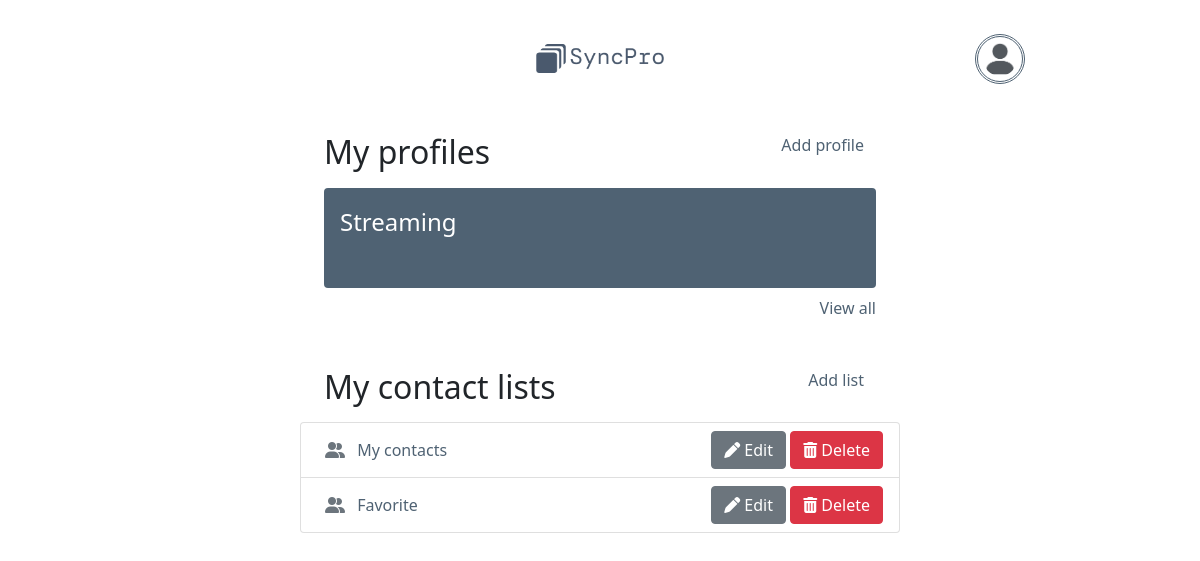
Before: / (signed in) with the older database file.
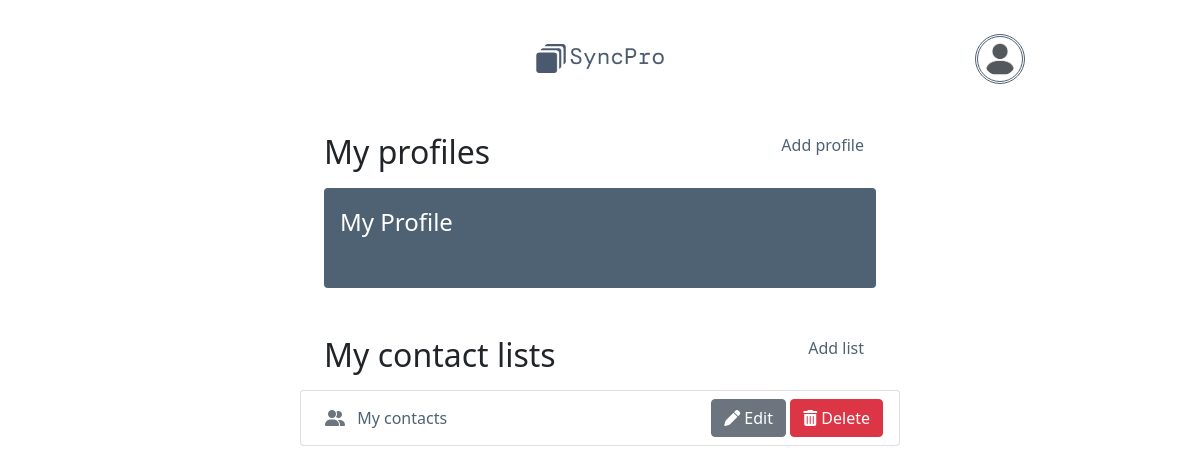
After: the same page with the newer database file.
### tables this page shows
CREATE TABLE profiles (
    id INTEGER PRIMARY KEY,
    profile_name TEXT NOT NULL,
    first_name TEXT,
    last_name TEXT,
    number TEXT,
    address TEXT,
    email TEXT,
    image TEXT,
    user_id INTEGER NOT NULL,
    FOREIGN KEY (user_id) REFERENCES users (id)
);

CREATE TABLE lists (
    id INTEGER PRIMARY KEY,
    list_name TEXT NOT NULL,
    user_id INTEGER NOT NULL,
    FOREIGN KEY (user_id) REFERENCES users (id)
);

### app.py (the view)
@app.route("/")
@login_required
def index_route():
    return index()

### app.py (called while the page is built)
@app.after_request
def after_request(response):
    response.headers["Cache-Control"] = "no-cache, no-store, must-revalidate"
    response.headers["Expires"] = 0
    response.headers["Pragma"] = "no-cache"
    return response

### helpers.py (called while the page is built, shortened)
def login_required(f):
    @wraps(f)
    def decorated_function(*args, **kwargs):
        return f(*args, **kwargs)
    return decorated_function

### list.py (called while the page is built)
def index():
    user_id = session["id"]
    lists = db.execute("SELECT id, list_name FROM lists WHERE user_id = ?", user_id)
    profiles = db.execute("SELECT * FROM profiles WHERE user_id = ? ORDER BY id DESC", user_id)
    if profiles:
        avatar = profiles[0]["image"]
    else:
        avatar = 'static/user-avatar.png'
    return render_template("index.html", lists=lists, profiles=profiles, avatar=avatar)

### templates/index.html (shortened to what this page needs)
{% extends "layout.html" %}
{% block nav %}
<div class="container-fluid">
  <img src="/static/logo-dark.png" alt="logo" class="logo">
</div>
<div class="container">
  <a href="/user-detail" class="user-icon"><img src="{{ avatar }}" alt="avatar"></a>
</div>
{% endblock %}
{% block main %}
<section>
  <div class="mb-5">
    <div class="container pb-2 px-4 d-flex justify-content-between">
      <h2>My profiles</h2>
      <div class="container-fluid w-50 m-0 text-end">
        <a href="/add-profile">Add profile</a>
      </div>
    </div>
    <div class="container px-4">
      {% if profiles %}
      <div class="d-flex justify-content-between rounded p-3 mb-2 profile-card">
        <a href="profile-detail/{{ profiles[0].id }}" class="d-flex w-100">
          <div class="profile-body">
            <p class="m-0 fs-4">{{ profiles[0].profile_name }}</p>
          </div>
        </a>
      </div>
      {% else %}
        <p>You don't have any profiles yet, create your first one.</p>
      {% endif %}
    </div>
    {% if profiles[1] %}
    <div class="container d-flex flex-row-reverse px-4">
      <a href="/profile-lists">View all</a>
    </div>
    {% endif %}
  </div>
  <div>
    <div class="container pb-2 px-4">
      <div class="d-flex justify-content-between">
        <h2>My contact lists</h2>
        <div class="container-fluid w-25 m-0 text-end">
          <a href="/add-list">Add list</a>
        </div>
      </div>
    </div>
    <ul class="list-group">
      {% for list in lists %}
      <li class="list-group-item d-flex justify-content-between ps-4">
        <a href="/contact-list/{{ list.id }}" class="list-item-link">
          <div class="list-item-content">
            <i class="fa-solid fa-user-group me-2 text-secondary"></i>
            {{ list.list_name }}
          </div>
        </a>
        <div class="delete-button-container">
          <button class="edit-button btn btn-secondary">
            <a href="/edit-list/{{ list.id }}" class="edit-link">
              <i class="fa-solid fa-pen"></i>
              Edit
            </a>
          </button>
          <button type="button" class="delete-button btn btn-danger" data-bs-toggle="modal"
            data-bs-target="#modal-{{ list.id }}">
            <i class="fa-solid fa-trash-can"></i>
            Delete
          </button>
          {% set data = list %}
        </div>
      </li>
      {% endfor %}
    </ul>
  </div>
</section>
{% endblock %}

Changed rows visible on the page:
no longer on this page (row edited): profiles: image (picture), profile_name "Streaming"
no longer on this page (row edited): lists: list_name "Favorite"
now on this page (row edited): profiles: image (picture), profile_name "My Profile"
Other visible differences:
text no longer shown: "View all"
